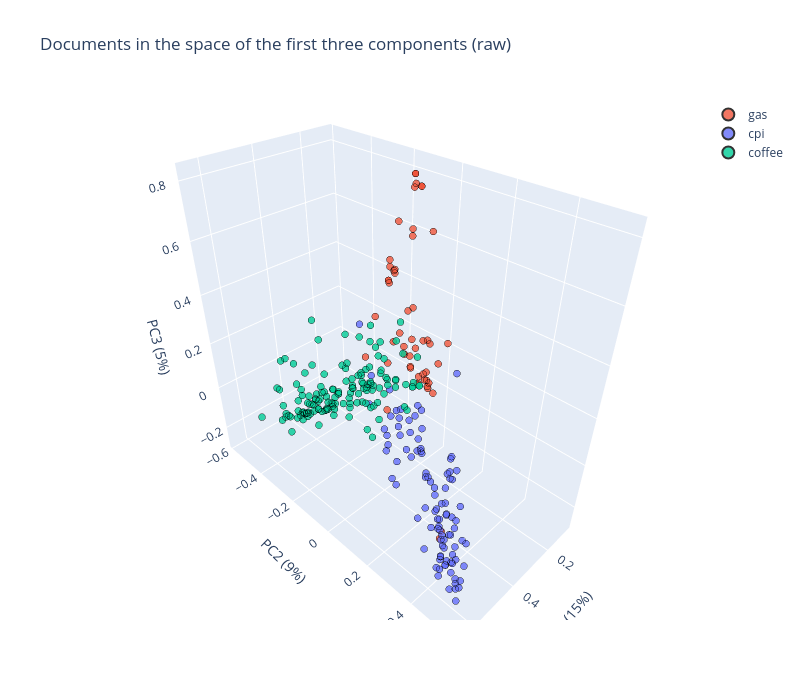

The notebook cell this image was saved under:
### Code cell
plot_documents_3d(raw, "Documents in the space of the first three components (raw)")
